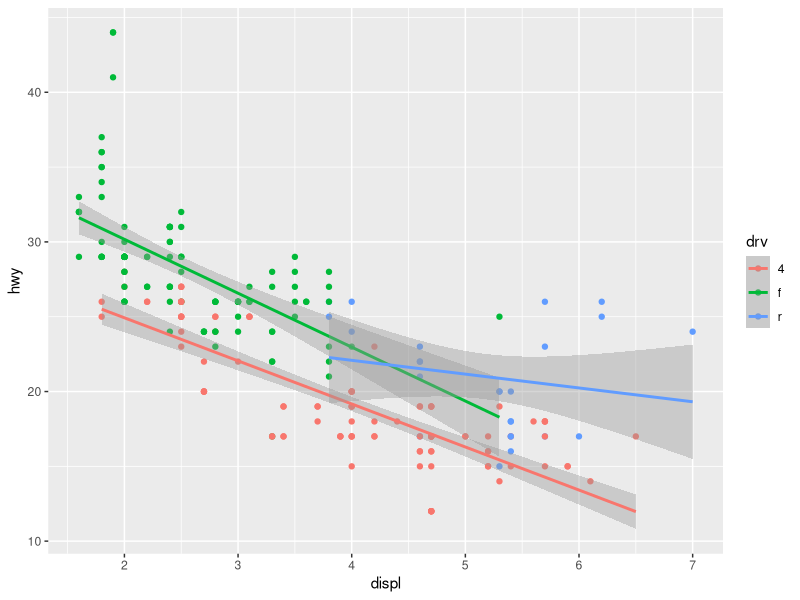

The R source for this figure: (Note: this script raises an error after producing the figure.)
## ---- chunk 1
knitr::opts_chunk$set(echo = TRUE)
## ---- chunk 2
library(ggplot2)
library(grid)

data_frame0 <- function(...) dplyr::data_frame(..., .name_repair = "minimal")
## ---- chunk 3
# Prediction data frame
# Get predictions with standard errors into data frame
#
# @keyword internal
# @alias predictdf.default
# @alias predictdf.glm
# @alias predictdf.loess
# @alias predictdf.locfit
predictdf <- function(model, xseq, se, level) UseMethod("predictdf")

#' @export
predictdf.default <- function(model, xseq, se, level) {
  pred <- stats::predict(
    model,
    newdata = data_frame0(x = xseq),
    se.fit = se,
    level = level,
    interval = if (se) "confidence" else "none"
  )

  if (se) {
    fit <- as.data.frame(pred$fit)
    names(fit) <- c("y", "ymin", "ymax")
    base::data.frame(x = xseq, fit, se = pred$se.fit)
  } else {
    base::data.frame(x = xseq, y = as.vector(pred))
  }
}
## ---- chunk 4
#' @export
predictdf.glm <- function(model, xseq, se, level) {
  pred <- stats::predict(
    model,
    newdata = data_frame0(x = xseq),
    se.fit = se,
    type = "link"
  )

  if (se) {
    std <- stats::qnorm(level / 2 + 0.5)
    base::data.frame(
      x = xseq,
      y = model$family$linkinv(as.vector(pred$fit)),
      ymin = model$family$linkinv(as.vector(pred$fit - std * pred$se.fit)),
      ymax = model$family$linkinv(as.vector(pred$fit + std * pred$se.fit)),
      se = as.vector(pred$se.fit)
    )
  } else {
    base::data.frame(x = xseq, y = model$family$linkinv(as.vector(pred)))
  }
}

#' @export
predictdf.loess <- function(model, xseq, se, level) {
  pred <- stats::predict(
    model,
    newdata = data_frame0(x = xseq),
    se = se
  )

  if (se) {
    y <- pred$fit
    ci <- pred$se.fit * stats::qt(level / 2 + .5, pred$df)
    ymin <- y - ci
    ymax <- y + ci
    base::data.frame(x = xseq, y, ymin, ymax, se = pred$se.fit)
  } else {
    base::data.frame(x = xseq, y = as.vector(pred))
  }
}
## ---- chunk 5
#' @export
predictdf.locfit <- function(model, xseq, se, level) {
  pred <- stats::predict(
    model,
    newdata = data_frame0(x = xseq),
    se.fit = se
  )

  if (se) {
    y <- pred$fit
    ci <- pred$se.fit * stats::qt(level / 2 + .5, model$dp["df2"])
    ymin <- y - ci
    ymax <- y + ci
    base::data.frame(x = xseq, y, ymin, ymax, se = pred$se.fit)
  } else {
    base::data.frame(x = xseq, y = as.vector(pred))
  }
}
## ---- chunk 6
stat_smooth <- function(mapping = NULL, data = NULL,
                        geom = "smooth", position = "identity",
                        ...,
                        method = NULL,
                        formula = NULL,
                        se = TRUE,
                        n = 80,
                        span = 0.75,
                        fullrange = FALSE,
                        level = 0.95,
                        method.args = list(),
                        na.rm = FALSE,
                        orientation = NA,
                        show.legend = NA,
                        inherit.aes = TRUE) {
  layer(
    data = data,
    mapping = mapping,
    stat = StatSmooth,
    geom = geom,
    position = position,
    show.legend = show.legend,
    inherit.aes = inherit.aes,
    params = list2(
      method = method,
      formula = formula,
      se = se,
      n = n,
      fullrange = fullrange,
      level = level,
      na.rm = na.rm,
      orientation = orientation,
      method.args = method.args,
      span = span,
      ...
    )
  )
}
## ---- chunk 7
#' @rdname ggplot2-ggproto
#' @format NULL
#' @usage NULL
#' @export
StatSmooth <- ggproto("StatSmooth", Stat,
  setup_params = function(data, params) {
    params$flipped_aes <- has_flipped_aes(data, params, ambiguous = TRUE)
    msg <- character()
    if (is.null(params$method) || identical(params$method, "auto")) {
      # Use loess for small datasets, gam with a cubic regression basis for
      # larger. Based on size of the _largest_ group to avoid bad memory
      # behaviour of loess
      max_group <- max(table(interaction(data$group, data$PANEL, drop = TRUE)))

      if (max_group < 1000) {
        params$method <- "loess"
      } else {
        params$method <- "gam"
      }
      msg <- c(msg, paste0("method = '", params$method, "'"))
    }

    if (is.null(params$formula)) {
      if (identical(params$method, "gam")) {
        params$formula <- y ~ s(x, bs = "cs")
      } else {
        params$formula <- y ~ x
      }
      msg <- c(msg, paste0("formula = '", deparse(params$formula), "'"))
    }
    if (identical(params$method, "gam")) {
      params$method <- gam_method()
    }

    if (length(msg) > 0) {
      cli::cli_inform("{.fn geom_smooth} using {msg}")
    }

    params
  },

  extra_params = c("na.rm", "orientation"),

  compute_panel = function(data, scales, method = NULL, formula = NULL,
                           se = TRUE, n = 80, span = 0.75, fullrange = FALSE,
                           xseq = NULL, level = 0.95, method.args = list(),
                           na.rm = FALSE, flipped_aes = NA) {
    data <- flip_data(data, flipped_aes)
    if (vctrs::vec_unique_count(data$x) < 2) {
      # Not enough data to perform fit
      return(data_frame0())
    }

    if (is.null(data$weight)) data$weight <- 1

    if (is.null(xseq)) {
      if (is.integer(data$x)) {
        if (fullrange) {
          xseq <- scales$x$dimension()
        } else {
          xseq <- sort(unique0(data$x))
        }
      } else {
        if (fullrange) {
          range <- scales$x$dimension()
        } else {
          range <- range(data$x, na.rm = TRUE)
        }
        xseq <- seq(range[1], range[2], length.out = n)
      }
    }

    # Special case span because it's the most commonly used model argument
    if (identical(method, "loess")) {
      method.args$span <- span
    }

    if (is.character(method)) {
      if (identical(method, "gam")) {
        method <- gam_method()
      } else {
        method <- match.fun(method)
      }
    }
    # If gam and gam's method is not specified by the user then use REML
    if (identical(method, gam_method()) && is.null(method.args$method)) {
      method.args$method <- "REML"
    }

    model <- inject(method(
      formula,
      data = data,
      weights = weight,
      !!!method.args
    ))

    prediction <- predictdf(model, xseq, se, level)
    prediction$flipped_aes <- flipped_aes
    flip_data(prediction, flipped_aes)
  },

  dropped_aes = c("weight"),

  required_aes = c("x", "y")
)
## ---- chunk 8
# This function exists to silence an undeclared import warning
gam_method <- function() mgcv::gam

geom_smooth <- function(mapping = NULL, data = NULL,
                        stat = "smooth", position = "identity",
                        ...,
                        method = NULL,
                        formula = NULL,
                        se = TRUE,
                        na.rm = FALSE,
                        orientation = NA,
                        show.legend = NA,
                        inherit.aes = TRUE) {

  params <- list2(
    na.rm = na.rm,
    orientation = orientation,
    se = se,
    ...
  )
  if (identical(stat, "smooth")) {
    params$method <- method
    params$formula <- formula
  }

  layer(
    data = data,
    mapping = mapping,
    stat = stat,
    geom = GeomSmooth,
    position = position,
    show.legend = show.legend,
    inherit.aes = inherit.aes,
    params = params
  )
}

#' @rdname ggplot2-ggproto
#' @format NULL
#' @usage NULL
#' @export
## ---- chunk 9

GeomSmooth <- ggproto("GeomSmooth", Geom,
  setup_params = function(data, params) {
    params$flipped_aes <- has_flipped_aes(data, params, range_is_orthogonal = TRUE, ambiguous = TRUE)
    params
  },

  extra_params = c("na.rm", "orientation"),

  setup_data = function(data, params) {
    GeomLine$setup_data(data, params)
  },

  # The `se` argument is set to false here to make sure drawing the
  # geom and drawing the legend is in synch. If the geom is used by a
  # stat that doesn't set the `se` argument then `se` will be missing
  # and the legend key won't be drawn. With `se = FALSE` here the
  # ribbon won't be drawn either in that case, keeping the overall
  # behavior predictable and sensible. The user will realize that they
  # need to set `se = TRUE` to obtain the ribbon and the legend key.
  draw_panel = function(data, panel_params, coord, lineend = "butt", linejoin = "round",
                        linemitre = 10, se = FALSE, flipped_aes = FALSE) {
    ribbon <- transform(data, colour = NA)
    path <- transform(data, alpha = NA)

    ymin = flipped_names(flipped_aes)$ymin
    ymax = flipped_names(flipped_aes)$ymax
    has_ribbon <- se && !is.null(data[[ymax]]) && !is.null(data[[ymin]])

    gList(
      if (has_ribbon) GeomRibbon$draw_group(ribbon, panel_params, coord, flipped_aes = flipped_aes),
      GeomLine$draw_panel(path, panel_params, coord, 
                          lineend = lineend, linejoin = linejoin, linemitre = linemitre)
    )
  },

  draw_key = draw_key_smooth,

  required_aes = c("x", "y", "cat"),
  optional_aes = c("ymin", "ymax"),

  default_aes = aes(colour = "#3366FF", fill = "grey60", linewidth = 1,
    linetype = 1, weight = 1, alpha = 0.4, group = after_stat(cat)), color = after_stat(cat),

  rename_size = TRUE
)
## ---- chunk 10
library(rlang)
ggplot(mpg, aes(displ, hwy, color = drv)) +
  geom_point() +
  ggplot2::geom_smooth(method = lm)

ggplot(mpg, aes(displ, hwy, cat = drv)) +
  geom_point() +
  geom_smooth(method = lm) 
